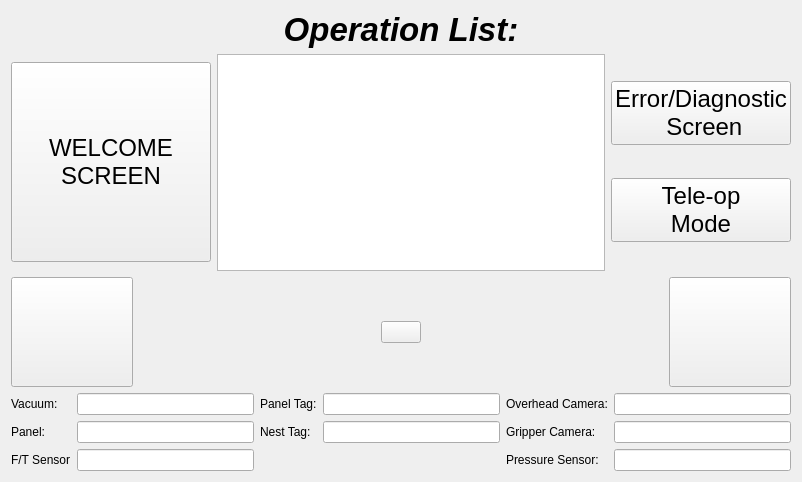
<?xml version="1.0" encoding="UTF-8"?>
<ui version="4.0">
 <class>runScreen</class>
 <widget class="QWidget" name="runScreen">
  <property name="geometry">
   <rect>
    <x>0</x>
    <y>0</y>
    <width>802</width>
    <height>482</height>
   </rect>
  </property>
  <property name="palette">
   <palette>
    <active>
     <colorrole role="Highlight">
      <brush brushstyle="SolidPattern">
       <color alpha="255">
        <red>240</red>
        <green>119</green>
        <blue>70</blue>
       </color>
      </brush>
     </colorrole>
    </active>
    <inactive>
     <colorrole role="Highlight">
      <brush brushstyle="SolidPattern">
       <color alpha="255">
        <red>240</red>
        <green>119</green>
        <blue>70</blue>
       </color>
      </brush>
     </colorrole>
    </inactive>
    <disabled>
     <colorrole role="Highlight">
      <brush brushstyle="SolidPattern">
       <color alpha="255">
        <red>240</red>
        <green>119</green>
        <blue>70</blue>
       </color>
      </brush>
     </colorrole>
    </disabled>
   </palette>
  </property>
  <property name="windowTitle">
   <string>Form</string>
  </property>
  <layout class="QVBoxLayout" name="verticalLayout_2">
   <item>
    <widget class="QLabel" name="label">
     <property name="font">
      <font>
       <pointsize>25</pointsize>
       <weight>75</weight>
       <italic>true</italic>
       <bold>true</bold>
       <stylestrategy>PreferDefault</stylestrategy>
       <kerning>true</kerning>
      </font>
     </property>
     <property name="frameShape">
      <enum>QFrame::NoFrame</enum>
     </property>
     <property name="text">
      <string>Operation List:</string>
     </property>
     <property name="alignment">
      <set>Qt::AlignCenter</set>
     </property>
    </widget>
   </item>
   <item>
    <layout class="QGridLayout" name="gridLayout">
     <item row="0" column="0">
      <widget class="QPushButton" name="backToWelcome">
       <property name="minimumSize">
        <size>
         <width>200</width>
         <height>200</height>
        </size>
       </property>
       <property name="maximumSize">
        <size>
         <width>300</width>
         <height>200</height>
        </size>
       </property>
       <property name="sizeIncrement">
        <size>
         <width>0</width>
         <height>0</height>
        </size>
       </property>
       <property name="font">
        <font>
         <pointsize>18</pointsize>
        </font>
       </property>
       <property name="layoutDirection">
        <enum>Qt::LeftToRight</enum>
       </property>
       <property name="autoFillBackground">
        <bool>false</bool>
       </property>
       <property name="text">
        <string>WELCOME
SCREEN</string>
       </property>
       <property name="icon">
        <iconset>
         <normaloff>../images/undo.png</normaloff>../images/undo.png</iconset>
       </property>
       <property name="iconSize">
        <size>
         <width>100</width>
         <height>100</height>
        </size>
       </property>
      </widget>
     </item>
     <item row="0" column="2">
      <layout class="QVBoxLayout" name="verticalLayout">
       <item>
        <widget class="QPushButton" name="toErrorScreen">
         <property name="font">
          <font>
           <pointsize>18</pointsize>
          </font>
         </property>
         <property name="text">
          <string>Error/Diagnostic
 Screen</string>
         </property>
        </widget>
       </item>
       <item>
        <widget class="QPushButton" name="accessTeleop">
         <property name="font">
          <font>
           <pointsize>18</pointsize>
          </font>
         </property>
         <property name="text">
          <string>Tele-op
Mode</string>
         </property>
         <property name="icon">
          <iconset>
           <normaloff>../images/login.png</normaloff>../images/login.png</iconset>
         </property>
         <property name="iconSize">
          <size>
           <width>100</width>
           <height>100</height>
          </size>
         </property>
        </widget>
       </item>
      </layout>
     </item>
     <item row="0" column="1">
      <widget class="QListWidget" name="planList">
       <property name="palette">
        <palette>
         <active>
          <colorrole role="Highlight">
           <brush brushstyle="SolidPattern">
            <color alpha="255">
             <red>240</red>
             <green>119</green>
             <blue>70</blue>
            </color>
           </brush>
          </colorrole>
          <colorrole role="HighlightedText">
           <brush brushstyle="SolidPattern">
            <color alpha="255">
             <red>255</red>
             <green>255</green>
             <blue>255</blue>
            </color>
           </brush>
          </colorrole>
         </active>
         <inactive>
          <colorrole role="Highlight">
           <brush brushstyle="SolidPattern">
            <color alpha="255">
             <red>240</red>
             <green>119</green>
             <blue>70</blue>
            </color>
           </brush>
          </colorrole>
          <colorrole role="HighlightedText">
           <brush brushstyle="SolidPattern">
            <color alpha="255">
             <red>42</red>
             <green>42</green>
             <blue>42</blue>
            </color>
           </brush>
          </colorrole>
         </inactive>
         <disabled>
          <colorrole role="Highlight">
           <brush brushstyle="SolidPattern">
            <color alpha="255">
             <red>240</red>
             <green>240</green>
             <blue>240</blue>
            </color>
           </brush>
          </colorrole>
          <colorrole role="HighlightedText">
           <brush brushstyle="SolidPattern">
            <color alpha="255">
             <red>255</red>
             <green>0</green>
             <blue>0</blue>
            </color>
           </brush>
          </colorrole>
         </disabled>
        </palette>
       </property>
       <property name="font">
        <font>
         <pointsize>18</pointsize>
        </font>
       </property>
      </widget>
     </item>
    </layout>
   </item>
   <item>
    <layout class="QHBoxLayout" name="horizontalLayout">
     <item>
      <widget class="QPushButton" name="previousPlan">
       <property name="minimumSize">
        <size>
         <width>122</width>
         <height>110</height>
        </size>
       </property>
       <property name="text">
        <string/>
       </property>
       <property name="icon">
        <iconset>
         <normaloff>../images/replay.png</normaloff>../images/replay.png</iconset>
       </property>
       <property name="iconSize">
        <size>
         <width>100</width>
         <height>100</height>
        </size>
       </property>
      </widget>
     </item>
     <item>
      <spacer name="horizontalSpacer_2">
       <property name="orientation">
        <enum>Qt::Horizontal</enum>
       </property>
       <property name="sizeHint" stdset="0">
        <size>
         <width>40</width>
         <height>20</height>
        </size>
       </property>
      </spacer>
     </item>
     <item>
      <widget class="QPushButton" name="resetToHome">
       <property name="layoutDirection">
        <enum>Qt::LeftToRight</enum>
       </property>
       <property name="text">
        <string/>
       </property>
       <property name="icon">
        <iconset>
         <normaloff>../images/house.png</normaloff>../images/house.png</iconset>
       </property>
       <property name="iconSize">
        <size>
         <width>100</width>
         <height>100</height>
        </size>
       </property>
      </widget>
     </item>
     <item>
      <spacer name="horizontalSpacer">
       <property name="orientation">
        <enum>Qt::Horizontal</enum>
       </property>
       <property name="sizeHint" stdset="0">
        <size>
         <width>40</width>
         <height>20</height>
        </size>
       </property>
      </spacer>
     </item>
     <item>
      <widget class="QPushButton" name="nextPlan">
       <property name="minimumSize">
        <size>
         <width>122</width>
         <height>110</height>
        </size>
       </property>
       <property name="layoutDirection">
        <enum>Qt::RightToLeft</enum>
       </property>
       <property name="text">
        <string/>
       </property>
       <property name="icon">
        <iconset>
         <normaloff>../images/play.png</normaloff>../images/play.png</iconset>
       </property>
       <property name="iconSize">
        <size>
         <width>100</width>
         <height>100</height>
        </size>
       </property>
      </widget>
     </item>
    </layout>
   </item>
   <item>
    <layout class="QGridLayout" name="gridLayout_2">
     <item row="1" column="4">
      <widget class="QLabel" name="label_7">
       <property name="text">
        <string>Gripper Camera:</string>
       </property>
      </widget>
     </item>
     <item row="1" column="0">
      <widget class="QLabel" name="label_3">
       <property name="text">
        <string>Panel:</string>
       </property>
      </widget>
     </item>
     <item row="0" column="0">
      <widget class="QLabel" name="label_2">
       <property name="text">
        <string>Vacuum:</string>
       </property>
      </widget>
     </item>
     <item row="0" column="1">
      <widget class="QLineEdit" name="vacuum"/>
     </item>
     <item row="1" column="1">
      <widget class="QLineEdit" name="panel"/>
     </item>
     <item row="1" column="2">
      <widget class="QLabel" name="label_5">
       <property name="text">
        <string>Nest Tag:</string>
       </property>
      </widget>
     </item>
     <item row="0" column="2">
      <widget class="QLabel" name="label_4">
       <property name="text">
        <string>Panel Tag:</string>
       </property>
      </widget>
     </item>
     <item row="0" column="3">
      <widget class="QLineEdit" name="panelTag"/>
     </item>
     <item row="1" column="3">
      <widget class="QLineEdit" name="nestTag"/>
     </item>
     <item row="0" column="4">
      <widget class="QLabel" name="label_6">
       <property name="text">
        <string>Overhead Camera:</string>
       </property>
      </widget>
     </item>
     <item row="0" column="5">
      <widget class="QLineEdit" name="overheadCamera"/>
     </item>
     <item row="1" column="5">
      <widget class="QLineEdit" name="gripperCamera"/>
     </item>
     <item row="2" column="0">
      <widget class="QLabel" name="label_8">
       <property name="text">
        <string>F/T Sensor</string>
       </property>
      </widget>
     </item>
     <item row="2" column="1">
      <widget class="QLineEdit" name="forceSensor"/>
     </item>
     <item row="2" column="4">
      <widget class="QLabel" name="label_9">
       <property name="text">
        <string>Pressure Sensor:</string>
       </property>
      </widget>
     </item>
     <item row="2" column="5">
      <widget class="QLineEdit" name="pressureSensor"/>
     </item>
    </layout>
   </item>
  </layout>
 </widget>
 <resources/>
 <connections/>
</ui>
